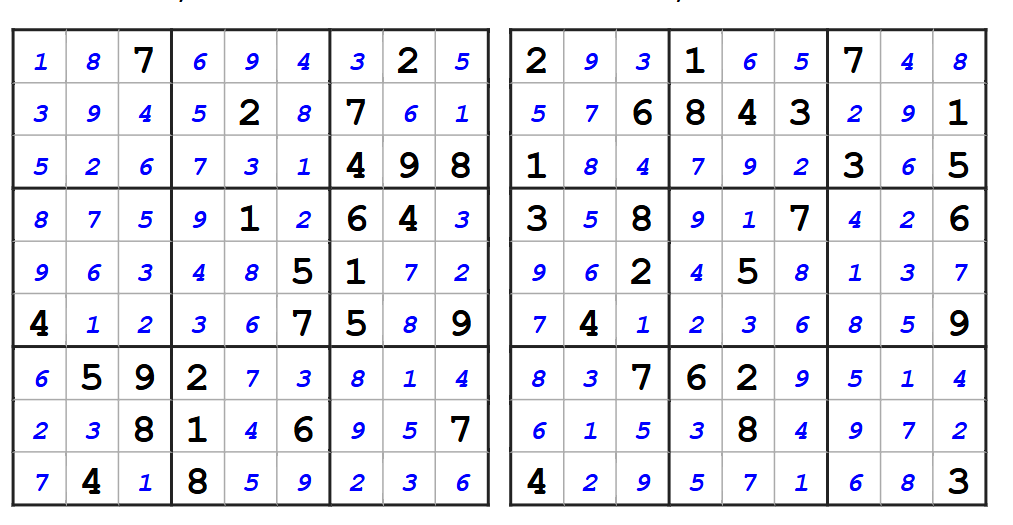
#> input picture Sudokus/Solutions.png, 1013 x 525 px; its folder holds only this picture in this run
$ python -i preprocess.py   (imports and definitions only)
#> lines starting #> are read from the running program, lines starting #| are printed output that depends on the picture; after the words box and inside, x2 and y2 are one past the last pixel; in counts of white or black regions, pixels touching at a corner belong together
#> further down, picture is the input picture: shape (525, 1013, 3); mean B, G, R 237.3, 231.6, 231.6
"""Grid detection, perspective correction and cell extraction (OpenCV only, no training)."""
from __future__ import annotations

import cv2
import numpy as np

GRID_PX = 450                 # side of the flattened grid image
CELL_PX = GRID_PX // 9        # 50 px per cell
CELL_OUT = 32                 # classifier input size (CELL_OUT x CELL_OUT)
CELL_MARGIN = 0.10            # fraction trimmed from every cell edge (removes grid lines)
_DETECT_MAX_SIDE = 1000       # images are shrunk to this for outline detection


def load_image(path) -> np.ndarray:
    """Read an image as BGR. Works with unicode paths and honours phone EXIF rotation."""
    data = np.fromfile(str(path), dtype=np.uint8)
    img = cv2.imdecode(data, cv2.IMREAD_COLOR)
    if img is None:
        raise ValueError(f"Could not read image: {path}")
    return img


def to_gray(img: np.ndarray) -> np.ndarray:
    if img.ndim == 2:
        return img
    if img.shape[2] == 4:
        return cv2.cvtColor(img, cv2.COLOR_BGRA2GRAY)
    return cv2.cvtColor(img, cv2.COLOR_BGR2GRAY)


def order_corners(pts) -> np.ndarray:
    """Return 4 points ordered top-left, top-right, bottom-right, bottom-left."""
    pts = np.asarray(pts, dtype=np.float32).reshape(4, 2)
    s = pts.sum(axis=1)
    d = pts[:, 1] - pts[:, 0]
    return np.array(
        [pts[np.argmin(s)], pts[np.argmin(d)], pts[np.argmax(s)], pts[np.argmax(d)]],
        dtype=np.float32,
    )


def _quad_from_contour(cnt):
    hull = cv2.convexHull(cnt)
    peri = cv2.arcLength(hull, True)
    for eps in (0.01, 0.02, 0.03, 0.04, 0.06):
        approx = cv2.approxPolyDP(hull, eps * peri, True)
        if len(approx) == 4:
            return approx.reshape(4, 2).astype(np.float32)
    return None


def _squareness(quad) -> float:
    q = order_corners(quad)
    sides = [np.linalg.norm(q[i] - q[(i + 1) % 4]) for i in range(4)]
    return min(sides) / max(max(sides), 1e-6)


def _grid_score(gray: np.ndarray, quad) -> float:
    """How much does this quad look like a sudoku grid? Warp it and measure how strong the
    ink lines are at the 10 expected row/column positions compared with everywhere else.
    A page edge, a table or a box around the puzzle scores low because its lines don't
    line up with multiples of 1/9."""
    b = grid_to_ink(warp_grid(gray, quad)) > 90
    pos = [min(int(round(i * (GRID_PX - 1) / 9)), GRID_PX - 1) for i in range(10)]
    total = 0.0
    for prof in (b.mean(axis=1), b.mean(axis=0)):
        lines = np.mean([prof[max(0, p - 4):p + 5].max() for p in pos])
        total += lines - float(np.median(prof))
    return total / 2


def find_grid_corners(img: np.ndarray):
    """Locate the sudoku outline.

    Returns (corners, found). corners is a (4, 2) float32 array in the original image's
    pixel coordinates ordered TL, TR, BR, BL. If nothing plausible is found the whole
    image is returned with found=False.
    """
    gray = to_gray(img)
    h, w = gray.shape
#> h = 525; w = 1013
    scale = min(1.0, _DETECT_MAX_SIDE / max(h, w))
#> scale = 0.987
    small = cv2.resize(gray, None, fx=scale, fy=scale, interpolation=cv2.INTER_AREA) if scale < 1 else gray
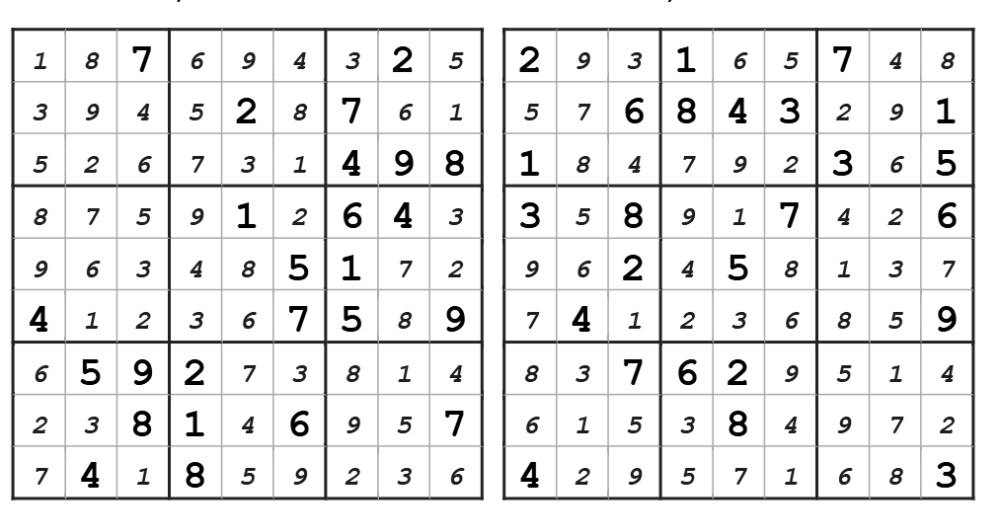
#> small: shape (518, 1000); min 0, max 255, mean 232.2
    blur = cv2.GaussianBlur(small, (7, 7), 0)
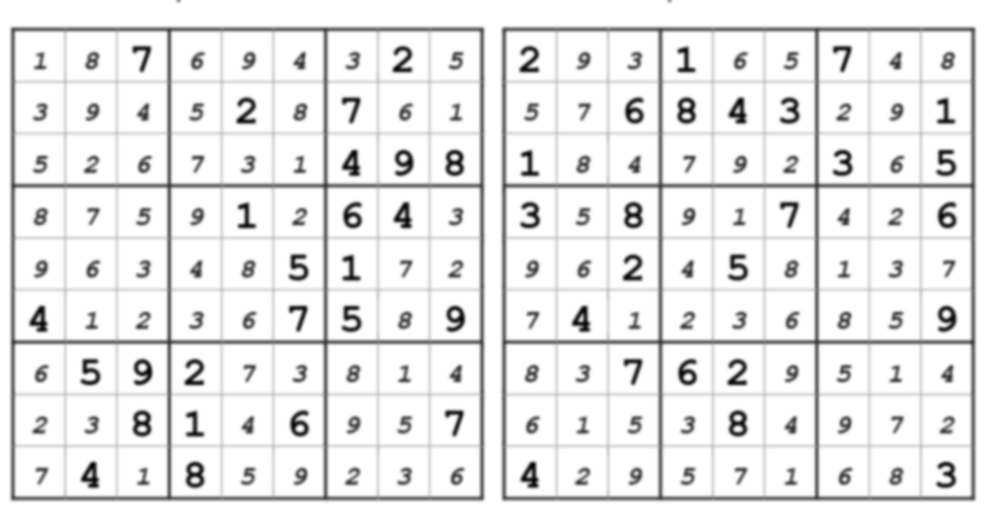
#> blur: shape (518, 1000); min 4, max 255, mean 232.2
    binary = cv2.adaptiveThreshold(
        blur, 255, cv2.ADAPTIVE_THRESH_GAUSSIAN_C, cv2.THRESH_BINARY_INV, 11, 2
    )
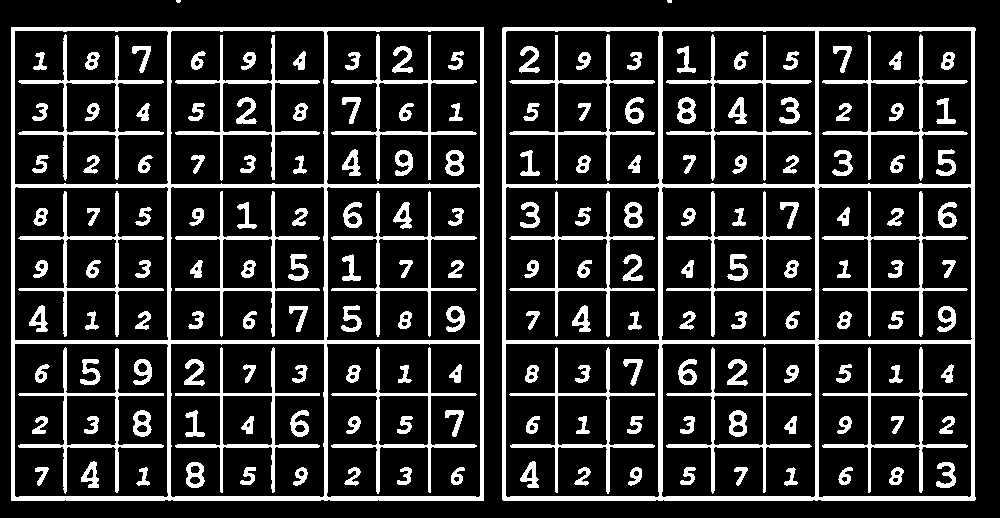
#> binary: shape (518, 1000); 18.5% white; 184 white regions (2 under 20 px), largest, box (x1, y1, x2, y2) and area: (502, 27, 976, 501) 15761, (11, 27, 484, 501) 15354, (18, 34, 164, 181) 2143
    binary = cv2.dilate(binary, np.ones((3, 3), np.uint8))
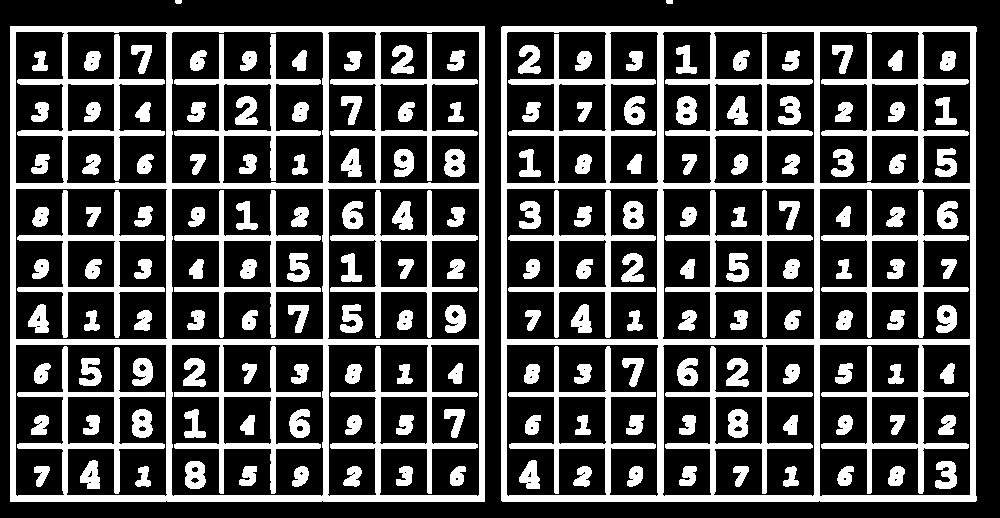
#> binary: shape (518, 1000); 29% white; 172 white regions
    # RETR_LIST (not EXTERNAL): a grid printed on a sheet of paper sits *inside* the page outline.
    contours, _ = cv2.findContours(binary, cv2.RETR_LIST, cv2.CHAIN_APPROX_SIMPLE)
#> contours = 353 contours, 115 with area under 20; largest, box (x1, y1, x2, y2) and area: (501, 26, 977, 502) 225158, (10, 26, 485, 502) 225148, (171, 188, 324, 340) 22928, (662, 188, 815, 340) 22804, (506, 188, 659, 340) 22804

    img_area = small.shape[0] * small.shape[1]
#> img_area = 518000
    best, best_key = None, None
    for cnt in sorted(contours, key=cv2.contourArea, reverse=True)[:12]:
        area = cv2.contourArea(cnt)
        if area < 0.05 * img_area:
            break
        quad = _quad_from_contour(cnt)
        if quad is None or _squareness(quad) < 0.5:
            continue
        score = _grid_score(small, quad)
        if score < 0.2:
            continue
        key = score + 0.1 * area / img_area      # tiny bonus: prefer the outer edge of a thick border
        if best_key is None or key > best_key:
            best, best_key = quad, key
#> this loop made 3 passes
#> (area, peri in _quad_from_contour, q in _squareness, sides in _squareness) on pass 1: (225158, 1897.7, [[501, 27], [975, 26], [976, 500], [502, 501]], [474, 474, 474, 474])
#> (area, peri in _quad_from_contour, q in _squareness, sides in _squareness) on pass 2: (225148, 1898, [[10, 26], [484, 26], [484, 501], [10, 501]], [474, 475, 474, 475])
#> pass 1, in grid_to_ink, `g = gray`:
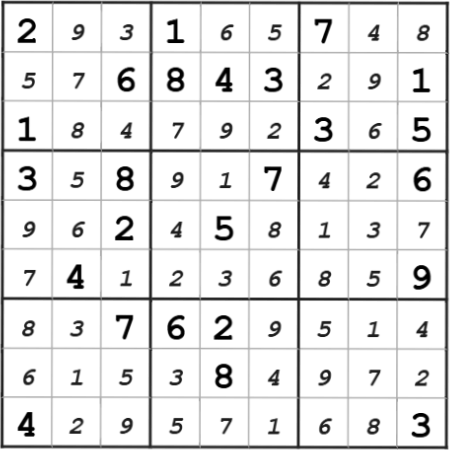
#> g: shape (450, 450); min 0, max 255, mean 228.9
#> pass 1, in grid_to_ink, `_, otsu = cv2.threshold(g, 0, 255, cv2.THRESH_BINARY + cv2.THRESH_OTSU)`:
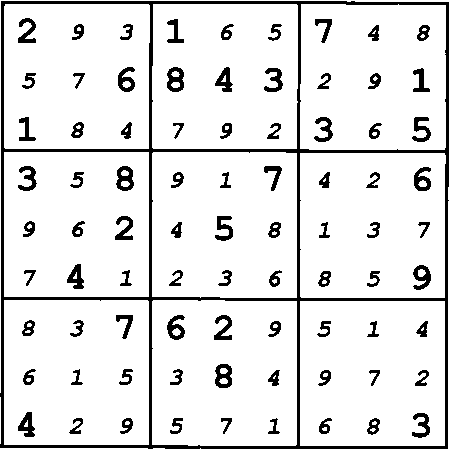
#> otsu: shape (450, 450); 89.1% white; 82 black regions, largest, box (x1, y1, x2, y2) and area: (0, 1, 449, 449) 10725, (167, 67, 184, 92) 276, (116, 166, 134, 191) 275
#> pass 1, in grid_to_ink, `ink = 255 - flat`:
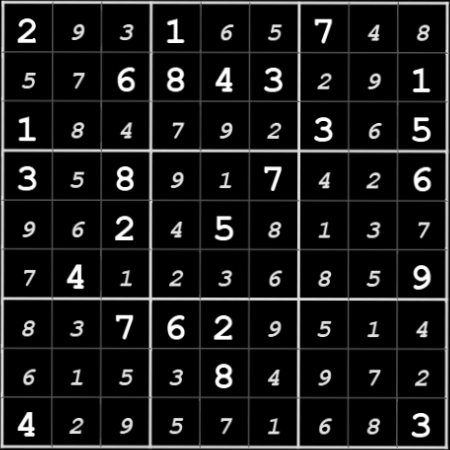
#> ink: shape (450, 450); min 0, max 255, mean 26.1
#> after the loop, best_key = 0.413

    if best is None:
        full = np.array([[0, 0], [w - 1, 0], [w - 1, h - 1], [0, h - 1]], dtype=np.float32)
        return full, False
    return order_corners(best / scale), True


def warp_grid(img: np.ndarray, corners) -> np.ndarray:
    """Perspective-correct the grid to a GRID_PX x GRID_PX greyscale image."""
    gray = to_gray(img)
    dst = np.array(
        [[0, 0], [GRID_PX - 1, 0], [GRID_PX - 1, GRID_PX - 1], [0, GRID_PX - 1]], dtype=np.float32
    )
    m = cv2.getPerspectiveTransform(order_corners(corners), dst)
    return cv2.warpPerspective(gray, m, (GRID_PX, GRID_PX), flags=cv2.INTER_LINEAR)


def grid_to_ink(gray: np.ndarray) -> np.ndarray:
    """Normalise a warped grid so ink is bright (~255) on a dark (~0) background.

    Handles dark-mode screenshots (polarity), uneven lighting (background division) and
    faint print (global contrast stretch).
    """
    g = gray
    _, otsu = cv2.threshold(g, 0, 255, cv2.THRESH_BINARY + cv2.THRESH_OTSU)
    if np.count_nonzero(otsu) < otsu.size / 2:      # bright pixels are the minority -> bright ink
        g = 255 - g
    bg = cv2.dilate(g, np.ones((17, 17), np.uint8))   # wipes out strokes thinner than 17 px
    bg = cv2.GaussianBlur(bg, (0, 0), 12)
    flat = cv2.divide(g, np.maximum(bg, 1), scale=255)
    ink = 255 - flat
    p = float(np.percentile(ink, 99.5))
    ink = np.clip(ink.astype(np.float32) * (255.0 / max(p, 60.0)), 0, 255)
    return ink.astype(np.uint8)


def prepare_cell(cell: np.ndarray) -> np.ndarray:
    """Trim the edges of one ink-bright cell and resize to CELL_OUT x CELL_OUT.

    The synthetic data generator calls this exact function, so training and real
    inputs go through identical preprocessing.
    """
    cell = np.ascontiguousarray(cell)
    h, w = cell.shape[:2]
    my, mx = int(round(h * CELL_MARGIN)), int(round(w * CELL_MARGIN))
    crop = cell[my:h - my, mx:w - mx]
    return cv2.resize(crop, (CELL_OUT, CELL_OUT), interpolation=cv2.INTER_AREA)


def split_cells(ink: np.ndarray) -> np.ndarray:
    """Cut the GRID_PX x GRID_PX ink image into 81 prepared cells, row-major. Shape (81, 32, 32)."""
    cells = np.empty((81, CELL_OUT, CELL_OUT), dtype=np.uint8)
    for r in range(9):
        for c in range(9):
            cell = ink[r * CELL_PX:(r + 1) * CELL_PX, c * CELL_PX:(c + 1) * CELL_PX]
            cells[r * 9 + c] = prepare_cell(cell)
    return cells

>>> import cv2
>>> picture = cv2.imread('../../Sudokus/Solutions.png')
>>> result = find_grid_corners(picture)
#> result = ([[507.5, 27.35], [987.7, 26.34], [988.7, 506.5], [508.5, 507.5]], True)
